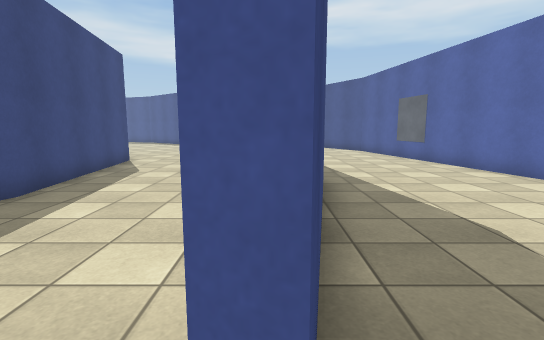
view 1 (above)

14 first-person views from a walk through a 3-D level made in the Unity game engine. The camera is 1.4 m above the floor, tilts 8° down and sees 85° across. The floor is counted in squares, 1 m on a side. Each view is taken from the middle of a square. On the plan, view 1 faces up. The plan holds only what a view shows up to about 14 squares ahead; the rest is blank. The place goes on beyond the plan. Some animated figures are not drawn. Door leaves are left out, so doorways stand open. Surface patterns are stand-ins for the level's own textures.

view 2
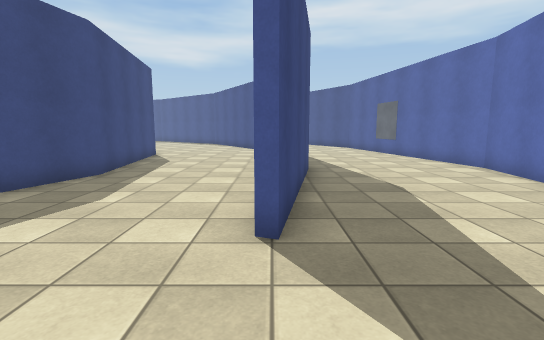

view 3
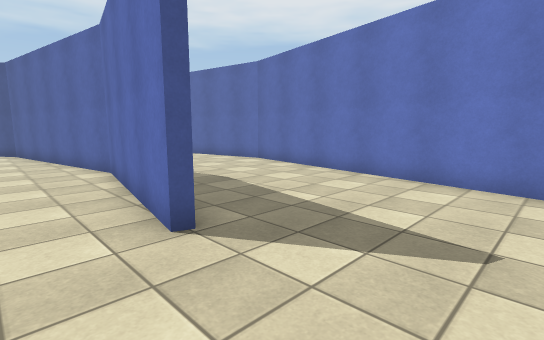

view 4
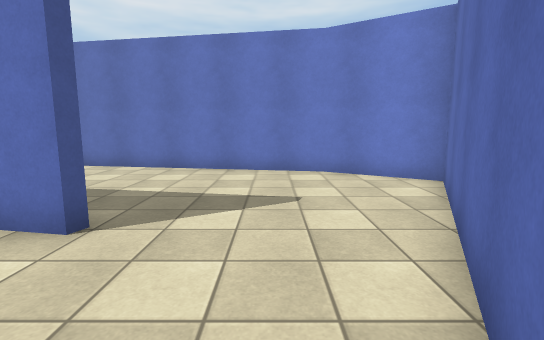

view 5
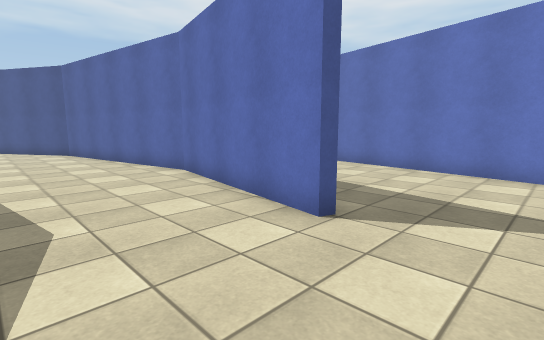

view 6
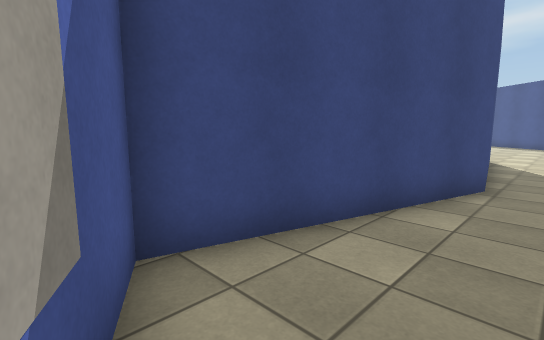

view 7
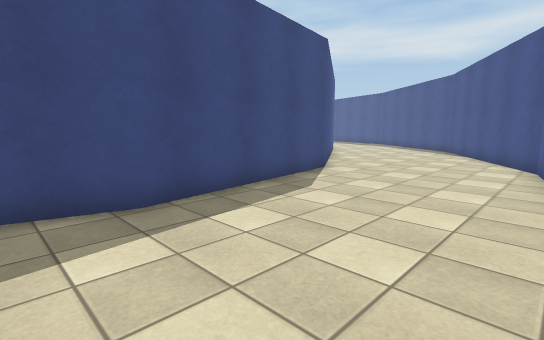

view 8
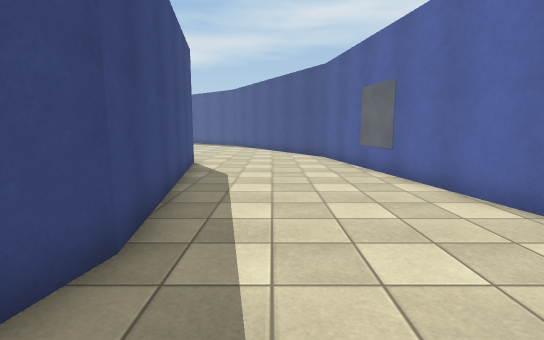

view 9
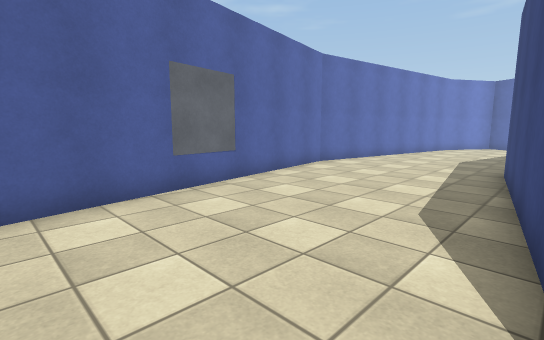

view 10
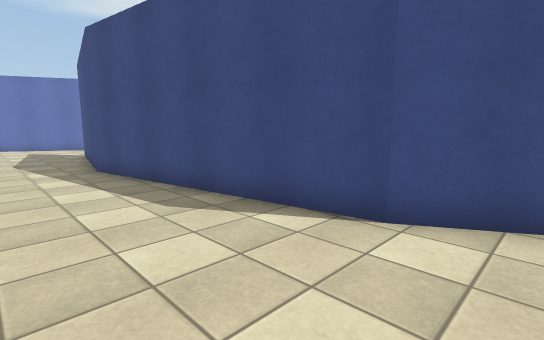

view 11
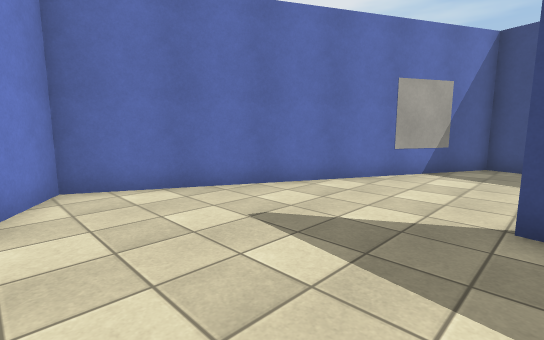

view 12
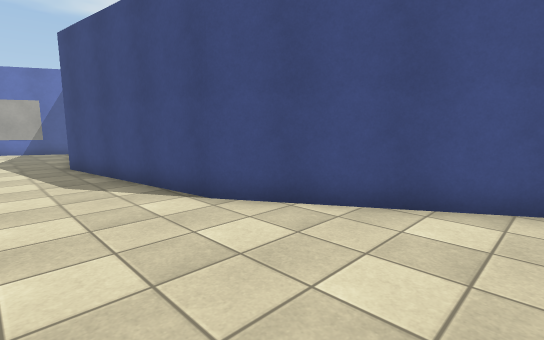

view 13
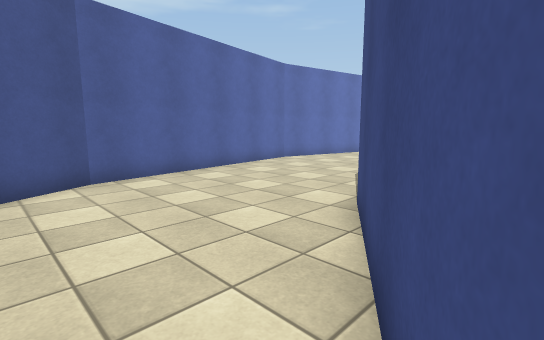

view 14
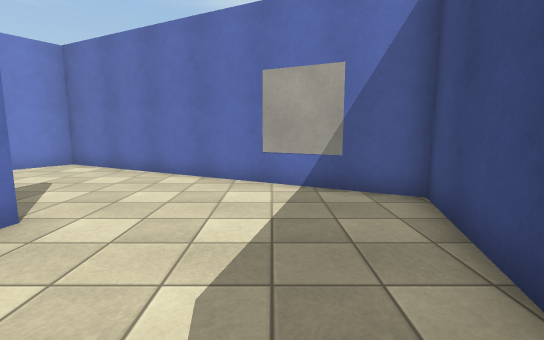

### Floor plan
Points are (right, up) in squares from view 1. A wall is a line through its corners. A room is listed if a view was taken in it or the views show most of it. See-through windows are left out.
Room 1 (views 1, 2, 3, 4, 5, 6, 7, 8, 9, 10, 11, 12, 13, 14)
walls: (-1.2, 17.9) (-0.2, 16.2) (1.3, 7.2) (0.1, 0.6) (-0.2, 0.7) (1, 7.2) (-0.6, 16) (-2, 18.5); (-9.2, 17.8) (-6.3, 13) (-5.2, 6) (-7.1, -0.9) (3.8, -6.6) (5.6, -3.6) (7.6, 7.5) (5.6, 18.2)

Where each view was taken, in squares from view 1:
view 1: 0 up, 0 right, facing up
view 2: 3 down, 0 right, facing up
view 3: 3 down, 2 left, facing up-right
view 4: 2 down, 4 left, facing right
view 5: 2 down, 4 left, facing up-right
view 6: 2 down, 4 left, facing up-left
view 7: 4 up, 0 right, facing up-left
view 8: 4 up, 3 right, facing up
view 9: 18 up, 0 right, facing down-right
view 10: 18 up, 4 right, facing down-left
view 11: 1 up, 5 right, facing down-left
view 12: 18 up, 3 left, facing down-left
view 13: 18 up, 9 left, facing down-right
view 14: 5 up, 4 left, facing down
